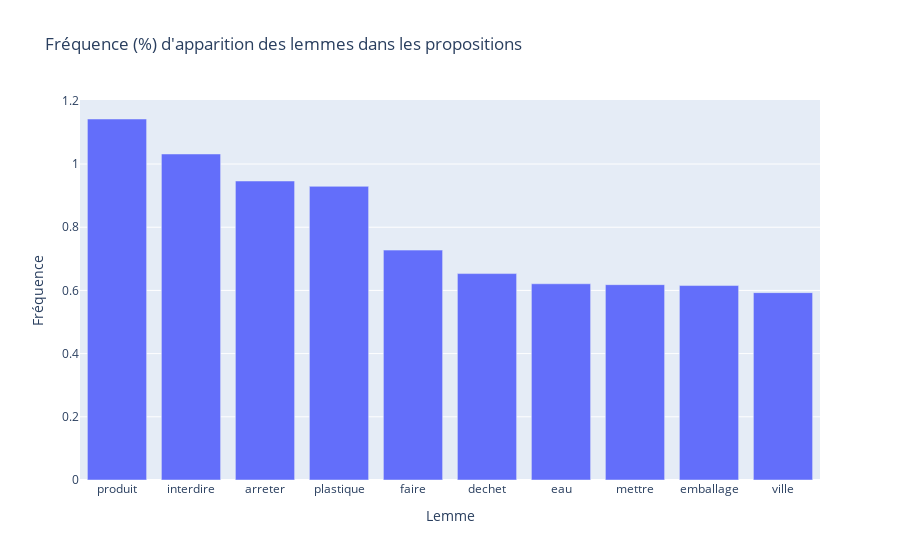

The notebook cell this image was saved under:
### Markdown cell above
### Lemmes les plus utilisés (représentatifs du sujet)

### Code cell
nbLemmesAfficher = 10
fig = px.bar(freqMots.iloc[:nbLemmesAfficher,:], x = 'Lemme', y = 'Fréquence',
title = "Fréquence (%) d'apparition des lemmes dans les propositions")
fig.show()

### Figure 1 — Plotly figure (JSON) as saved in the notebook; plotly's stock layout.template omitted (floating-point values rounded to 4 significant figures)
{"data": [{"alignmentgroup": "True", "hovertemplate": "Lemme=%{x}<br>Fréquence=%{y}<extra></extra>", "legendgroup": "", "marker": {"color": "#636efa", "pattern": {"shape": ""}}, "name": "", "offsetgroup": "", "orientation": "v", "showlegend": false, "textposition": "auto", "x": ["produit", "interdire", "arreter", "plastique", "faire", "dechet", "eau", "mettre", "emballage", "ville"], "xaxis": "x", "y": [1.143, 1.032, 0.9463, 0.9294, 0.7276, 0.6533, 0.621, 0.6182, 0.6154, 0.593], "yaxis": "y", "type": "bar"}], "layout": {"xaxis": {"anchor": "y", "domain": [0, 1], "title": {"text": "Lemme"}}, "yaxis": {"anchor": "x", "domain": [0, 1], "title": {"text": "Fréquence"}}, "legend": {"tracegroupgap": 0}, "title": {"text": "Fréquence (%) d'apparition des lemmes dans les propositions"}, "barmode": "relative"}}
